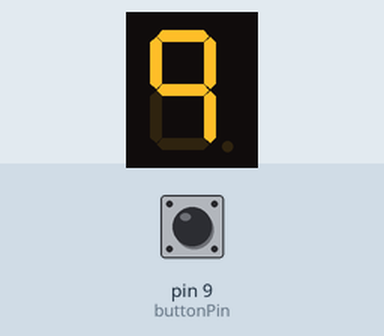
Recording of a sketch running on a simulated Arduino Uno, built with avr-gcc and run on an emulated ATmega328P. On the bench: 1-digit seven-segment display. Wiring (inferred from the names in the program): 1-digit 7-segment display, segments lit when HIGH: segments pin 2, pin 3, pin 4, pin 5, pin 6, pin 7, pin 8. Inputs (shaded band) come from the test bench; at power-on: pin 9 (buttonPin) LOW. The segment pins are drawn as the display they are named for.

Above: at 1.2 s.
1.3 s: pin 9 (buttonPin) pulled HIGH for 0.15 s
At 2.5 s:
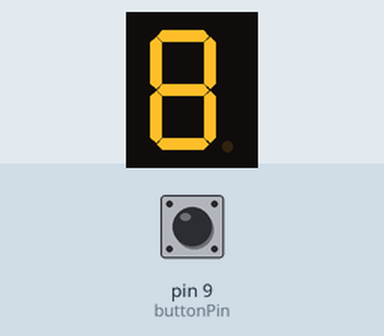
2.9 s: pin 9 (buttonPin) pulled HIGH for 1 s
At 3.7 s:
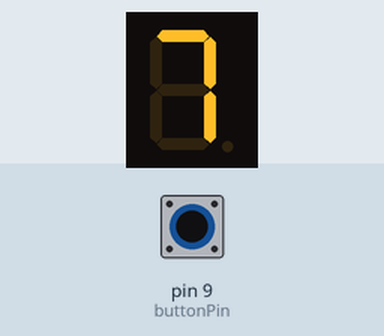
5.4 s: pin 9 (buttonPin) pulled HIGH for 0.15 s
At 6.6 s:
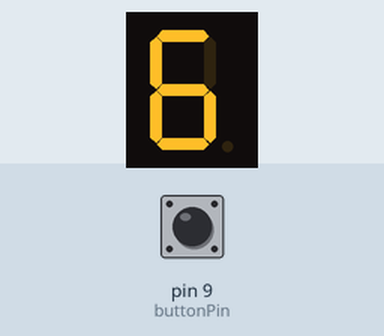
7.0 s: pin 9 (buttonPin) pulled HIGH for 3.2 s
At 8.0 s:
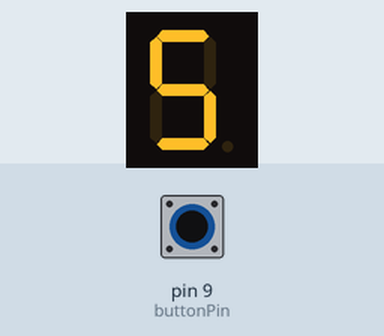
11.7 s: pin 9 (buttonPin) pulled HIGH for 0.15 s
At 12.8 s:
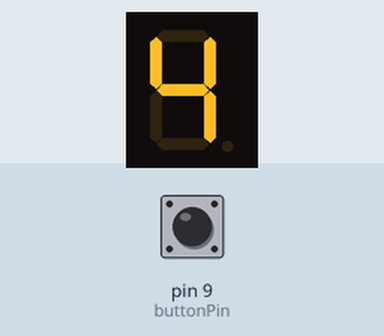
13.3 s: pin 9 (buttonPin) pulled HIGH for 1 s
At 14.0 s:
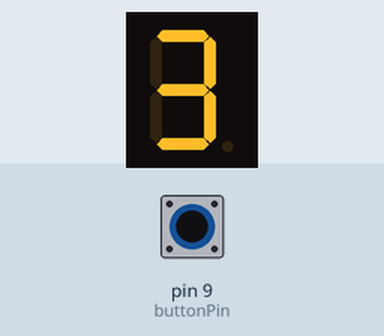
Timing chart, 0 to 16.3 s (numbered marks = the images above; inputs shaded):
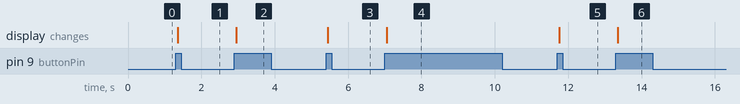

The sketch:

bai4.ino
```cpp
// Khai báo các chân của LED 7 đoạn
const int led7Segments[7] = {2, 3, 4, 5, 6, 7, 8};  // Các chân điều khiển LED 7 đoạn
const int buttonPin = 9;  // Chân kết nối nút nhấn

int count = 9;            // Biến đếm, bắt đầu từ 0
int buttonState = 0;      // Trạng thái hiện tại của nút nhấn
int lastButtonState = 0;  // Trạng thái trước đó của nút nhấn
bool isCountingUp = true; // Biến kiểm soát hướng đếm (tăng hoặc giảm)

// Mã hiển thị số 0-9 trên LED 7 đoạn
int digits[10][7] = {
  {1, 1, 1, 1, 1, 1, 0}, // Số 0
  {0, 1, 1, 0, 0, 0, 0}, // Số 1
  {1, 1, 0, 1, 1, 0, 1}, // Số 2
  {1, 1, 1, 1, 0, 0, 1}, // Số 3
  {0, 1, 1, 0, 0, 1, 1}, // Số 4
  {1, 0, 1, 1, 0, 1, 1}, // Số 5
  {1, 0, 1, 1, 1, 1, 1}, // Số 6
  {1, 1, 1, 0, 0, 0, 0}, // Số 7
  {1, 1, 1, 1, 1, 1, 1}, // Số 8
  {1, 1, 1, 0, 0, 1, 1}  // Số 9
};

void setup() {
  // Khởi tạo các chân LED 7 đoạn là OUTPUT
  for (int i = 0; i < 7; i++) {
    pinMode(led7Segments[i], OUTPUT);
  }

  // Khởi tạo nút nhấn là INPUT
  pinMode(buttonPin, INPUT);
}

void loop() {
  // Đọc trạng thái của nút nhấn
  buttonState = digitalRead(buttonPin);

  // Kiểm tra khi nút nhấn được nhả ra sau khi bấm
  if (buttonState != lastButtonState) {
    if (buttonState == HIGH) {
      if (isCountingUp == true) {
        count--;  // Giảm biến đếm
        if (count < 0) {
          count = 0;  // Giữ ở 0 nếu nhỏ hơn 0
          isCountingUp = false;  // Đổi hướng đếm tăng
        }
      } else {
        count++;  // Tăng biến đếm
        if (count > 9) {
          count = 9;  // Giữ ở 9 nếu lớn hơn 9
          isCountingUp = true;  // Đổi hướng đếm giảm
        }
      }
    }
    delay(50);  // Tránh lỗi debounce
  }

  // Lưu trạng thái của nút nhấn
  lastButtonState = buttonState;

  // Hiển thị số lần nhấn trên LED 7 đoạn
  displayDigit(count);
}

// Hàm hiển thị số lên LED 7 đoạn
void displayDigit(int num) {
  for (int i = 0; i < 7; i++) {
    digitalWrite(led7Segments[i], digits[num][i]);
  }
}
```

Measured:
- after the input at 1.3 s, the display: changes after 0.05 s (image 1)
- after the input at 2.9 s, the display: changes after 0.05 s (image 2)
- after the input at 5.4 s, the display: changes after 0.05 s (image 3)
- after the input at 7.0 s, the display: changes after 0.05 s (image 4)
- after the input at 11.7 s, the display: changes after 0.05 s (image 5)
- after the input at 13.3 s, the display: changes after 0.05 s (image 6)
